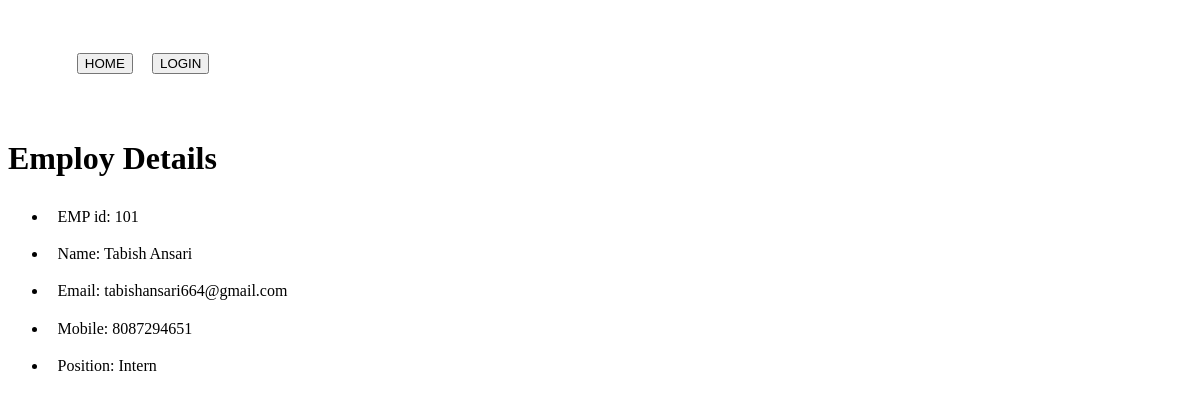
/emp/view/1/, run on an earlier commit of the app's database.
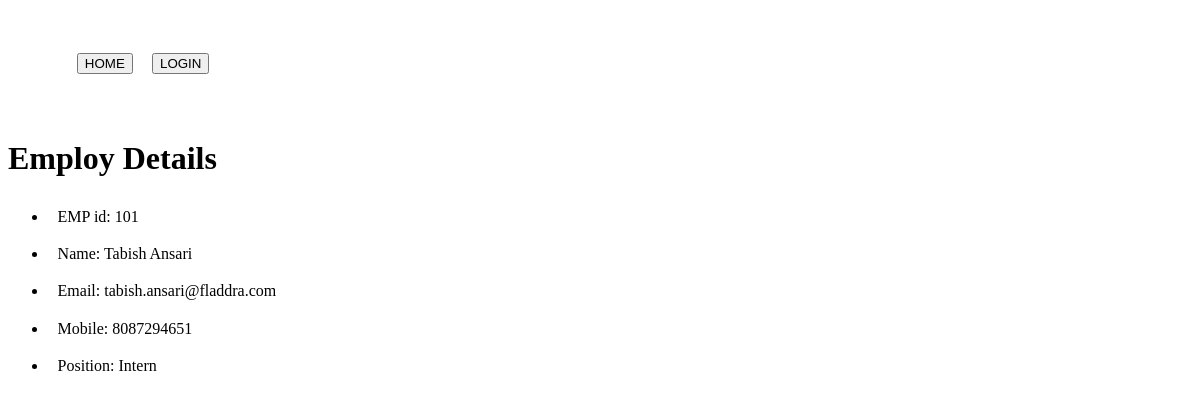
And on a later commit of the database.
### emp/models.py (models this page shows, shortened)
class Employ(models.Model):
    empid = models.IntegerField()
    fname = models.CharField(max_length=20)
    lname = models.CharField(max_length=20)
    email = models.EmailField()
    mobile = models.IntegerField()
    position = models.CharField(max_length=20)
    class Meta:
        verbose_name = 'Employee'
        verbose_name_plural = 'Employees'

### emp/views.py (the view)
# urls.py: path('view/<int:id>/', employview, name='view_emp'),
def employview(request, id, *args, **kwargs):
    obj = get_object_or_404(Employ, id=id)
    context = {
        'object' : obj
    }
    return render(request, 'emp/view.html', context)

### templates/emp/view.html (shortened to what this page needs)
{% include 'navbar.html' %}
<h1>Employ Details</h1>
<ul>
    <li>EMP id: {{ object.empid }}</li>
    <li>Name: {{ object.fname }} {{ object.lname }}</li>
    <li>Email: {{ object.email }}</li>
    <li>Mobile: {{ object.mobile }}</li>
    <li>Position: {{ object.position }}</li>
</ul>

What changed in the data, as far as the page shows it:
changed Employ "Tabish": email "tabishansari664@gmail.com" → "tabish.ansari@fladdra.com"
